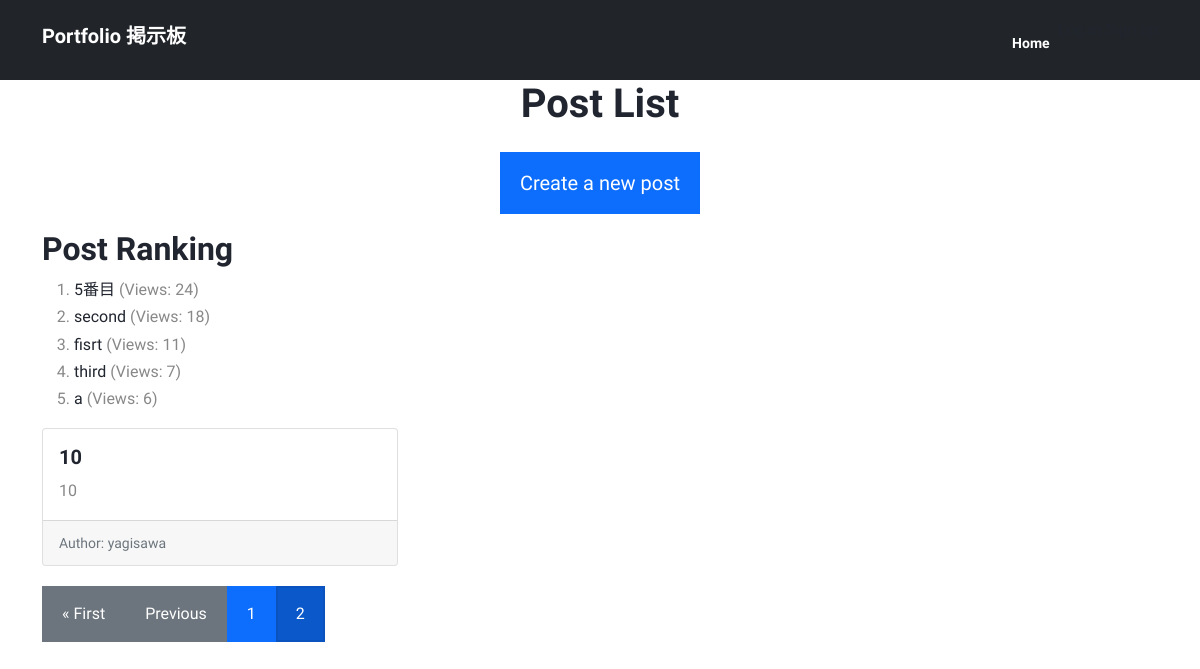
Page /?page=2 on the earlier database version.
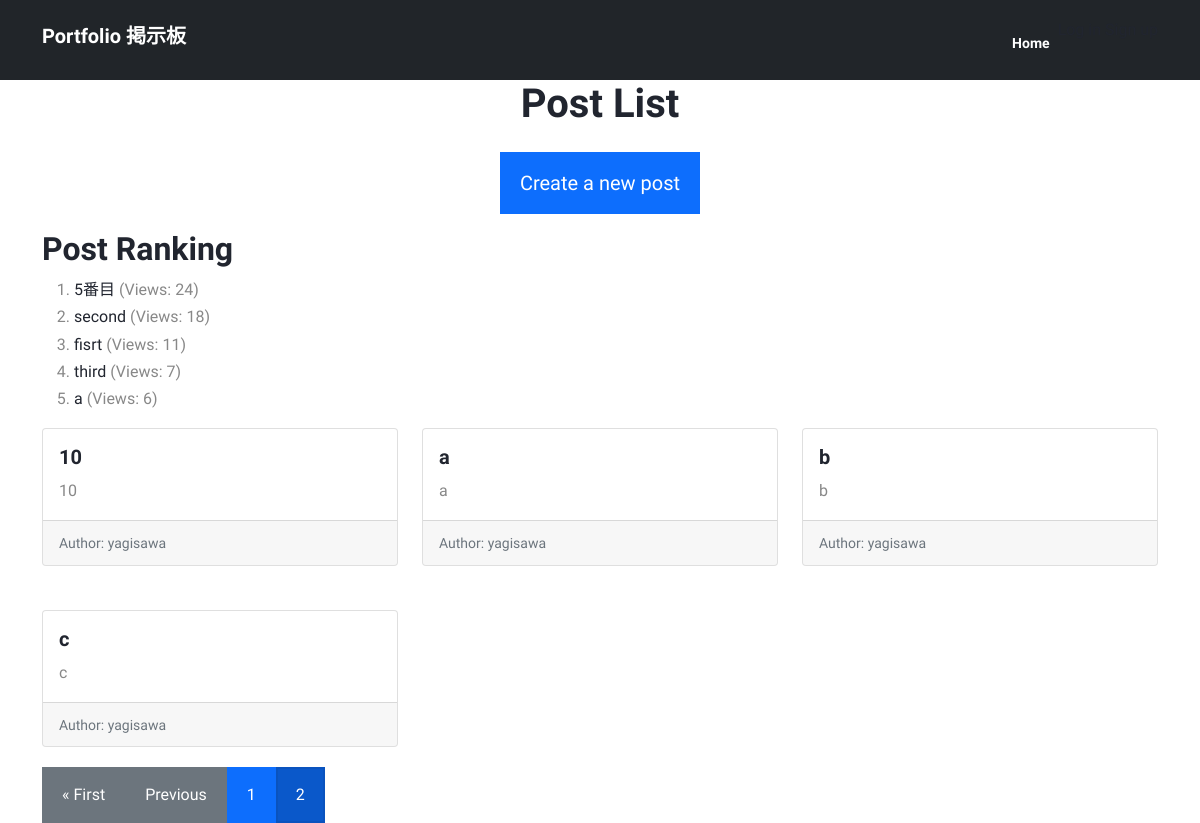
Same page on the later database version.
### myapp/models.py (models this page shows, shortened)
class Post(models.Model):
    title = models.CharField(max_length=200)
    content = models.TextField()
    author = models.ForeignKey(User, on_delete=models.CASCADE)
    created_at = models.DateTimeField(auto_now_add=True)
    updated_at = models.DateTimeField(auto_now=True)
    likes = models.ManyToManyField(settings.AUTH_USER_MODEL, related_name='likes', blank=True)
    views = models.IntegerField(default=0)
    icon = models.ImageField(upload_to='icons/', blank=True, null=True)
    def get_author_avatar_url(self):
        return self.author.profile.avatar.url if self.author.profile.avatar else None

### myapp/views.py (the view)
# urls.py: path('', views.post_list, name='post_list'),
def post_list(request):
    posts = Post.objects.all()
    ranked_posts = Post.objects.annotate(num_views=F('views') + 1).order_by('-num_views')[:5]
    paginator = Paginator(posts, 9)
    page_number = request.GET.get('page')
    page_obj = paginator.get_page(page_number)
    if page_number is None or int(page_number) == 1:
        show_ranking = True
    else:
        show_ranking = False
    if request.method == 'POST':
        form = CommentForm(request.POST)
        if form.is_valid():
            comment = form.save(commit=False)
            comment.post = Post
            comment.save()
            return redirect('post_detail', pk=Post.pk)
    else:
        form = CommentForm()
    return render(request, 'myapp/post_list.html', {'posts': posts, 'ranked_posts': ranked_posts, 'page_obj': page_obj, 'form': form})

### myapp/templates/myapp/post_list.html (shortened to what this page needs)
{% extends 'base.html' %}
{% load static %}
{% block content %}
<div class="container">
  <div class="text-center">
    <h1>Post List</h1>
    <a class="btn btn-primary btn-lg mt-3 mb-3" href="{% url 'post_create' %}">Create a new post</a>
  </div>
  <div class="row">
    <div class="col-md-12">
      <div class="post-section">
        <h2>Post Ranking</h2>
        <ol class="ranking-list">
          {% for post in ranked_posts %}
            <li><a href="{% url 'post_detail' post.pk %}">{{ post.title }}</a> (Views: {{ post.views }})</li>
          {% empty %}
            <li>No posts yet.</li>
            <li>Be the first to create a post and get to the top of the ranking!</li>
          {% endfor %}
        </ol>
      </div>
    </div>
  </div>
  {% if page_obj %}
    <div class="row row-cols-1 row-cols-md-3 g-4">
      {% for post in page_obj %}
        <div class="col">
          <div class="card">
            <div class="card-body">
              <h5 class="card-title"><a href="{% url 'post_detail' post.pk %}">{{ post.title }}</a></h5>
              <p class="card-text">{{ post.content }}</p>
            </div>
            <div class="card-footer">
              <small class="text-muted">Author: {{ post.author.username }}</small>
            </div>
          </div>
        </div>
      {% empty %}
        <p>No posts yet.</p>
      {% endfor %}
    </div>
    {% if page_obj.has_other_pages %}
      <div class="pagination">
        {% if page_obj.has_previous %}
          <a class="btn btn-secondary" href="?page=1">&laquo; First</a>
          <a class="btn btn-secondary" href="?page={{ page_obj.previous_page_number }}">Previous</a>
        {% endif %}
        {% for num in page_obj.paginator.page_range %}
          {% if page_obj.number == num %}
            <a class="btn btn-primary active" href="?page={{ num }}">{{ num }}</a>
          {% else %}
            <a class="btn btn-primary" href="?page={{ num }}">{{ num }}</a>
          {% endif %}
        {% endfor %}
      </div>
    {% endif %}
  {% else %}
    <p>No posts yet.</p>
  {% endif %}
</div>
{% endblock %}

Differences in the rows shown:
added Post: title "a", content "a", author.username "yagisawa"
added Post: title "b", content "b", author.username "yagisawa"
added Post: title "c", content "c", author.username "yagisawa"
